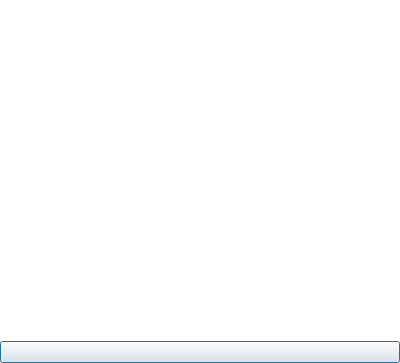
<?xml version="1.0" encoding="UTF-8"?>
<ui version="4.0">
 <class>processListDialog</class>
 <widget class="QDialog" name="processListDialog">
  <property name="geometry">
   <rect>
    <x>0</x>
    <y>0</y>
    <width>400</width>
    <height>363</height>
   </rect>
  </property>
  <property name="windowTitle">
   <string>QtInterfaceInspector</string>
  </property>
  <property name="windowIcon">
   <iconset resource="Resources/qtinterfaceinspector.qrc">
    <normaloff>:/icon/logo.svg</normaloff>:/icon/logo.svg</iconset>
  </property>
  <layout class="QVBoxLayout" name="verticalLayout">
   <property name="spacing">
    <number>0</number>
   </property>
   <property name="leftMargin">
    <number>0</number>
   </property>
   <property name="topMargin">
    <number>0</number>
   </property>
   <property name="rightMargin">
    <number>0</number>
   </property>
   <property name="bottomMargin">
    <number>0</number>
   </property>
   <item>
    <widget class="QListWidget" name="processList">
     <property name="frameShape">
      <enum>QFrame::NoFrame</enum>
     </property>
    </widget>
   </item>
   <item>
    <widget class="QPushButton" name="refreshButton">
     <property name="text">
      <string/>
     </property>
     <property name="icon">
      <iconset resource="Resources/qtinterfaceinspector.qrc">
       <normaloff>:/icon/refresh.svg</normaloff>:/icon/refresh.svg</iconset>
     </property>
     <property name="iconSize">
      <size>
       <width>64</width>
       <height>64</height>
      </size>
     </property>
    </widget>
   </item>
  </layout>
 </widget>
 <resources>
  <include location="Resources/qtinterfaceinspector.qrc"/>
 </resources>
 <connections/>
</ui>
